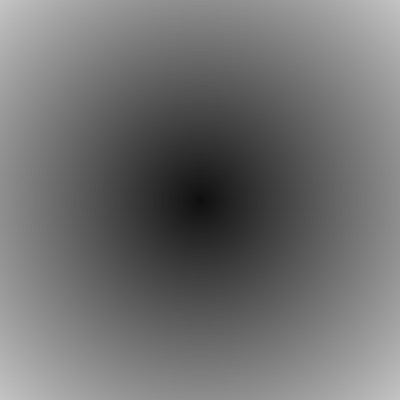
Frame 1 (no input)
Frame 60 (the mouse pressed at the canvas centre just before this capture): identical to frame 1, image omitted
Frame 120 (the mouse held since frame 60 and released just before this capture): identical to frame 1, image omitted

The Processing sketch that drew this single still picture (run headless with seeded random() and noise(); from frame 60 on, the mouse is pressed at the canvas centre):

// Processing sketch: sketch_160825a
// ── sketch_160825a.pde
float n = 0;
int x;
int y;
int i;
int j;

void setup(){
  //size(640, 480);
  size(400, 400);
  //colorMode(HSB, 255);
}

void draw(){
  background(51);
  for(int x = 0; x < width; x++){
    for(int y = 0; y < height; y++){
      i = x - (width / 2);
      j = y - (height / 2);
      n = map(sqrt(i*i+j*j), 0, sqrt((width-(width / 2))*(width-(width / 2)) + (height-(height / 2))*(height-(height / 2))), 0, 255);
      stroke(n);
      point(x, y);
    }
  }
}

//void draw(){
//  background(51);
//  loadPixels();
//  for(int i = 0; i < height*width; i++){
//    y = floor(i / width) + 1;
//    x = floor((i - ((y - 1) * width)) + 1);
//    n = map(sqrt(x^2+y^2), 0 , sqrt(width*width+height*height), 0, 255);
//    pixels[i] = color(n);
//  }
//  updatePixels();
//  noLoop();
//}

//0   1   2   3   4
//5   6   7   8   9
//10  11  12  13  14
//15  16  17  18  19
//20  21  22  23  24
